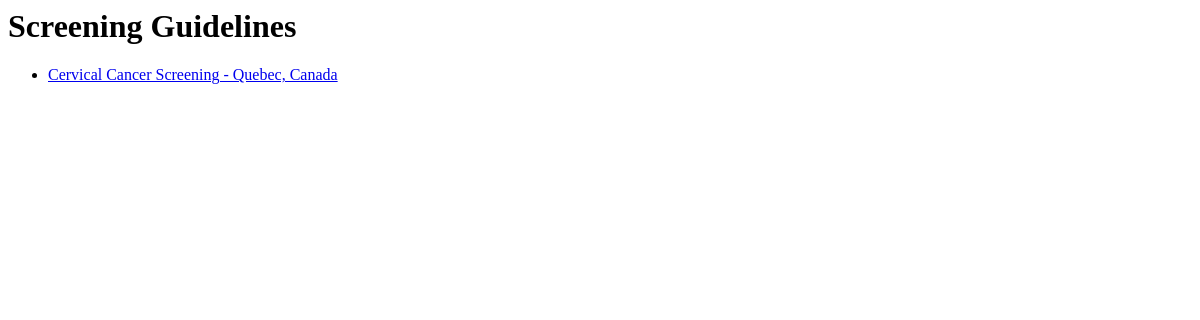
Before: / with the older database file.
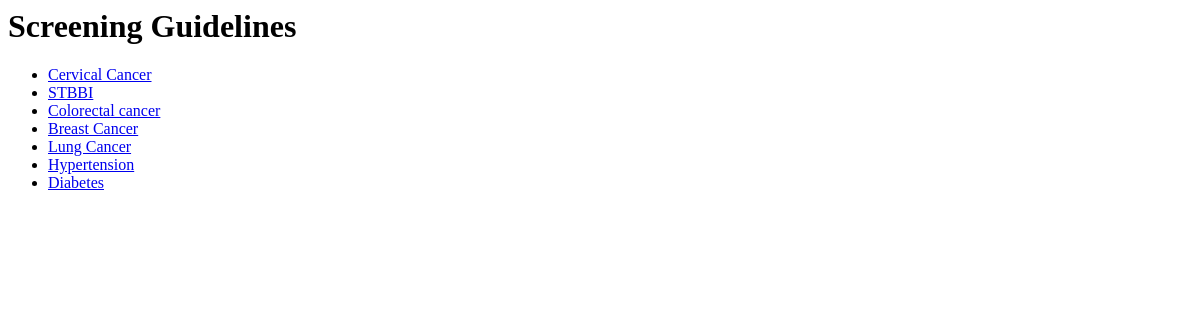
After: the same page with the newer database file.
### screening_app/models.py (models this page shows, shortened)
class ScreeningGuideline(models.Model):
    name = models.CharField(max_length=255)
    description = models.TextField()
    notes = models.TextField(blank=True)
    province = models.CharField(max_length=2, choices=PROVINCE_CHOICES, default='QC')
    questions = models.JSONField(default=list)
    rules = models.JSONField(default=dict)

### screening_app/views.py (the view)
# urls.py: path('', views.home, name='home'),
def home(request):
    guidelines = ScreeningGuideline.objects.all()
    return render(request, 'home.html', {'guidelines': guidelines})

### screening_app/templates/home.html
<h1>Screening Guidelines</h1>
<ul>
{% for guideline in guidelines %}
    <li>
        <a href="{% url 'screening_recommendation' guideline.id %}">{{ guideline.name }}</a>
    </li>
{% endfor %}
</ul>

Changed rows visible on the page:
changed ScreeningGuideline: name "Cervical Cancer Screening - Quebec, Canada" → "Cervical Cancer"
added ScreeningGuideline: name "STBBI"
added ScreeningGuideline: name "Colorectal cancer"
added ScreeningGuideline: name "Breast Cancer"
added ScreeningGuideline: name "Lung Cancer"
added ScreeningGuideline: name "Hypertension"
added ScreeningGuideline: name "Diabetes"
